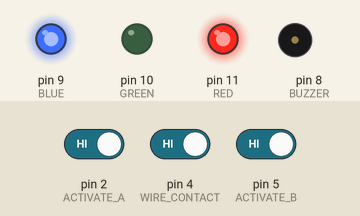
Recording of a sketch running on a simulated Arduino Uno, built with avr-gcc and run on an emulated ATmega328P. On the bench: output pins drawn as LEDs (lit = HIGH), buzzer (waves = sounding, pin HIGH). The test bench sets the inputs (shaded band); at power-on: pin 4 (WIRE_CONTACT) HIGH, pin 2 (ACTIVATE_A) HIGH, pin 5 (ACTIVATE_B) HIGH. Sleep ends after the set time or at an interrupt.

Above: at 1.2 s.
1.3 s: pin 4 (WIRE_CONTACT) driven LOW
At 1.9 s:
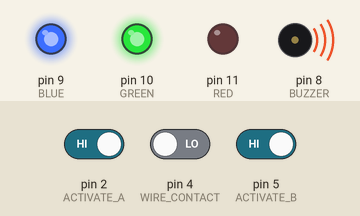
2.8 s: pin 2 (ACTIVATE_A) driven LOW
At 3.1 s:
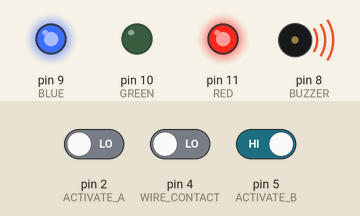
4.3 s: pin 5 (ACTIVATE_B) driven LOW
At 5.4 s:
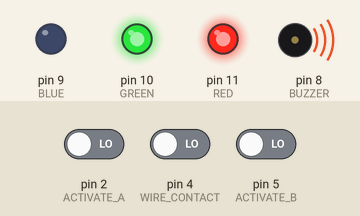
5.8 s: pin 4 (WIRE_CONTACT) driven HIGH
At 6.6 s:
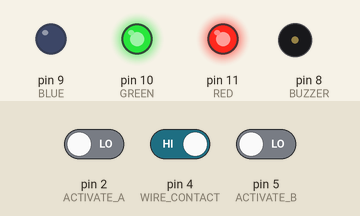
7.3 s: pin 5 (ACTIVATE_B) driven HIGH
At 7.7 s:
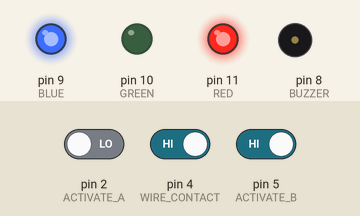
Timing chart, 0 to 9.8 s (numbered marks = the images above; inputs shaded):
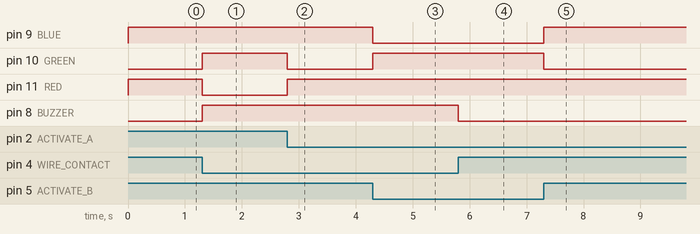

The sketch:

hotwire-game.ino
```cpp
#include<avr/sleep.h>
uint8_t ACTIVATE_A = 2;
uint8_t ACTIVATE_B = 5;
uint8_t WIRE_CONTACT = 4;
uint8_t BUZZER = 8;
uint8_t RED   = 11;
uint8_t GREEN = 10;
uint8_t BLUE  =  9;


const uint8_t PLAYER_A  = 1;
const uint8_t PLAYER_B = 2;
uint8_t owner = PLAYER_A;


uint8_t game_over = false;

void setup() {
  pinMode(RED, OUTPUT);
  pinMode(GREEN, OUTPUT);
  pinMode(BLUE, OUTPUT);
  pinMode(BUZZER, OUTPUT);

  pinMode(ACTIVATE_A, INPUT);
  pinMode(ACTIVATE_B, INPUT);
  pinMode(WIRE_CONTACT, INPUT);

  // enable pin change interrupt for input pins
  cli();
  PCICR |= _BV(PCIE2);
  PCMSK2 |= _BV(PCINT18) | _BV(PCINT20) | _BV(PCINT21);
  sei();

  show_state();
}


ISR(PCINT2_vect) {
  // make alarm if hot wire is touched
  digitalWrite(BUZZER, hotwire_touched());
  state_machine();
  show_state();
}
// the loop function runs over and over again forever
void loop() {
  set_sleep_mode(SLEEP_MODE_PWR_DOWN); // den tiefsten Schlaf auswählen PWR_DOWN
  sleep_enable(); // sleep mode einschalten
  sleep_mode(); // in den sleep mode gehen
  // debug code
  //led(hotwire_touched(), activate_A_touched(), activate_B_touched());
}

void state_machine() {
  if(hotwire_touched()) {
    game_over = true;
  }
  if(activate_A_touched()) {
    if(game_over) {
      // reset game
      if(owner == PLAYER_A) game_over = false;
    }
    else {
      // change ownership
      owner = PLAYER_A;
    }
  }

  if(activate_B_touched()) {
    if(game_over) {
      // reset game
      if(owner == PLAYER_B) game_over = false;
    }
    else {
      // change ownership
      owner = PLAYER_B;
    }
  }
}

void show_state() {
  if(game_over) {
    led(1, 0, 0);
  }
  else if(owner == PLAYER_A) {
    led(0, 1, 0);
  }
  else if(owner == PLAYER_B) {
    led(0, 0, 1);
  }
}

bool hotwire_touched() {
  return !digitalRead(WIRE_CONTACT);
}

bool activate_A_touched() {
  return !digitalRead(ACTIVATE_A);
}

bool activate_B_touched() {
  return !digitalRead(ACTIVATE_B);
}

void led(uint8_t red, uint8_t green, uint8_t blue) {
  digitalWrite(RED, !red);
  digitalWrite(GREEN, !green);
  digitalWrite(BLUE, !blue);
}
```

Measured:
- after the input at 1.3 s, pin 10 (GREEN), pin 8 (BUZZER): LOW → HIGH at once; pin 11 (RED): HIGH → LOW at once
- after the input at 2.8 s, pin 10 (GREEN): HIGH → LOW at once; pin 11 (RED): LOW → HIGH at once
- after the input at 4.3 s, pin 9 (BLUE): HIGH → LOW at once; pin 10 (GREEN): LOW → HIGH at once
- after the input at 5.8 s, pin 8 (BUZZER): HIGH → LOW at once
- after the input at 7.3 s, pin 9 (BLUE): LOW → HIGH at once; pin 10 (GREEN): HIGH → LOW at once
